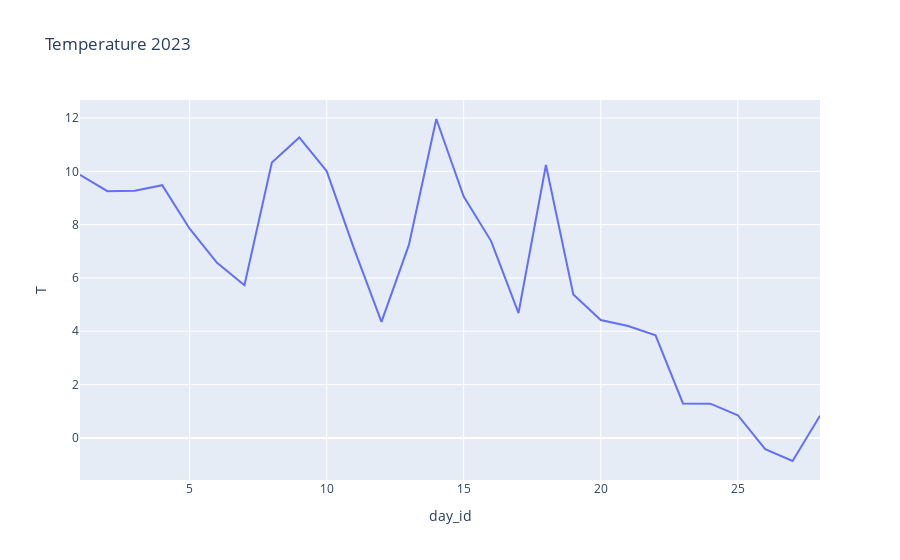
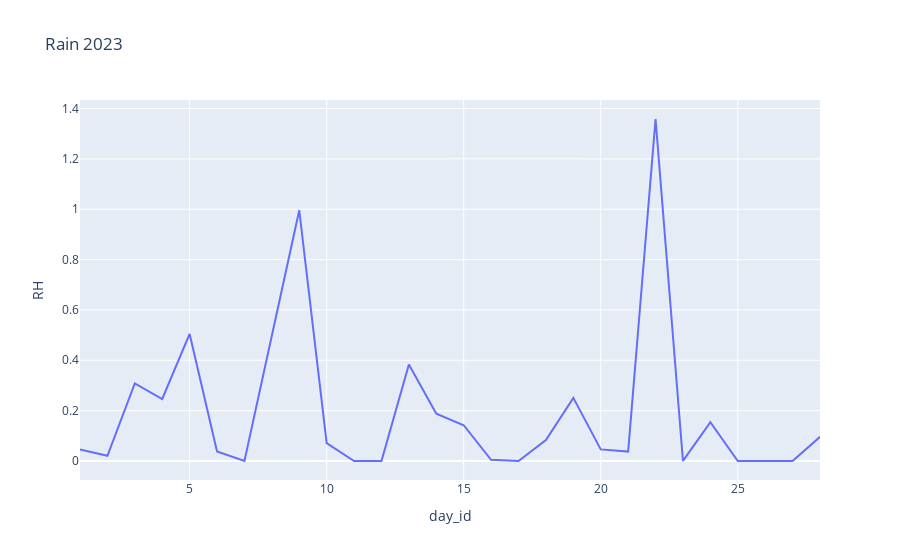
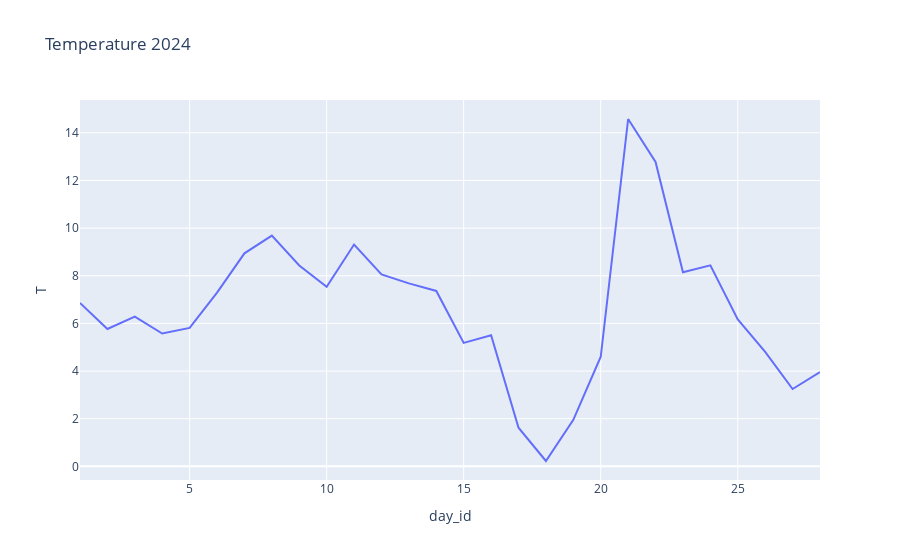
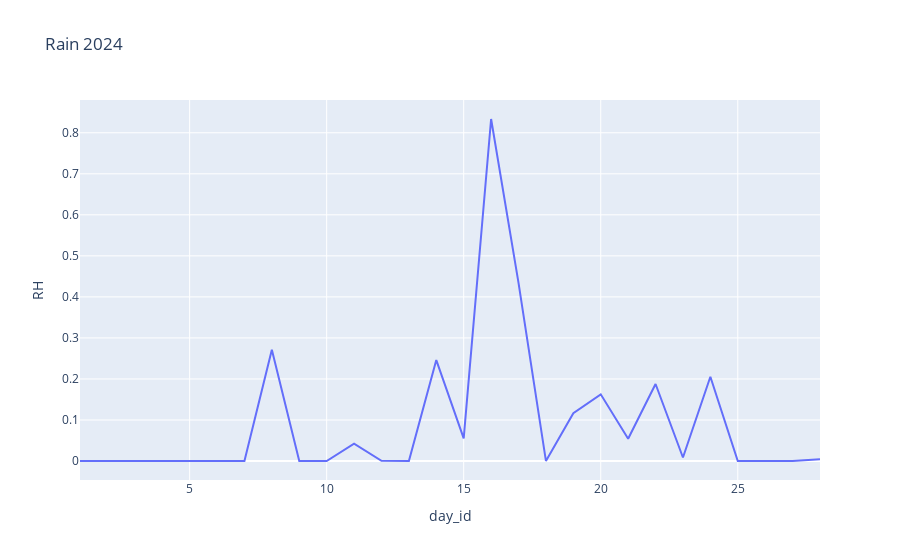

Write notebook code for charts like these, in order.
### Code cell
import plotly.express as px

temperature_2023 = px.line(daily_avr_2023_station, x = 'day_id', y = 'T', title = 'Temperature 2023') # , color = 'name'
temperature_2023.show()

rain_2023 = px.line(daily_avr_2023_station, x = 'day_id', y = 'RH', title = 'Rain 2023')
rain_2023.show()

temperature_2024 = px.line(daily_avr_2024_station, x = 'day_id', y = 'T', title = 'Temperature 2024')
temperature_2024.show()

rain_2024 = px.line(daily_avr_2024_station, x = 'day_id', y = 'RH', title = 'Rain 2024')
rain_2024.show()

### Figure 1 — Plotly figure (JSON) as saved in the notebook; plotly's stock layout.template omitted (floating-point values rounded to 4 significant figures)
{"data": [{"hovertemplate": "day_id=%{x}<br>T=%{y}<extra></extra>", "legendgroup": "", "line": {"color": "#636efa", "dash": "solid"}, "marker": {"symbol": "circle"}, "mode": "lines", "name": "", "orientation": "v", "showlegend": false, "type": "scatter", "x": [1, 2, 3, 4, 5, 6, 7, 8, 9, 10, 11, 12, 13, 14, 15, 16, 17, 18, 19, 20, 21, 22, 23, 24, 25, 26, 27, 28], "xaxis": "x", "y": [9.867, 9.254, 9.275, 9.479, 7.846, 6.567, 5.725, 10.33, 11.27, 10.01, 7.092, 4.35, 7.242, 11.96, 9.054, 7.383, 4.683, 10.24, 5.379, 4.421, 4.196, 3.85, 1.292, 1.283, 0.85, -0.4208, -0.8667, 0.8333], "yaxis": "y"}], "layout": {"legend": {"tracegroupgap": 0}, "title": {"text": "Temperature 2023"}, "xaxis": {"anchor": "y", "domain": [0, 1], "title": {"text": "day_id"}}, "yaxis": {"anchor": "x", "domain": [0, 1], "title": {"text": "T"}}}}

### Figure 2 — Plotly figure (JSON) as saved in the notebook; plotly's stock layout.template omitted (floating-point values rounded to 4 significant figures)
{"data": [{"hovertemplate": "day_id=%{x}<br>RH=%{y}<extra></extra>", "legendgroup": "", "line": {"color": "#636efa", "dash": "solid"}, "marker": {"symbol": "circle"}, "mode": "lines", "name": "", "orientation": "v", "showlegend": false, "type": "scatter", "x": [1, 2, 3, 4, 5, 6, 7, 8, 9, 10, 11, 12, 13, 14, 15, 16, 17, 18, 19, 20, 21, 22, 23, 24, 25, 26, 27, 28], "xaxis": "x", "y": [0.04583, 0.02083, 0.3083, 0.2462, 0.5046, 0.0375, 0.0, 0.4958, 0.9958, 0.07104, 0.0, 0.0, 0.3833, 0.1877, 0.1421, 0.004792, 0.0, 0.08354, 0.2506, 0.04604, 0.0375, 1.358, 0.0002083, 0.1544, 0.0, 0.0, 0.0, 0.09604], "yaxis": "y"}], "layout": {"legend": {"tracegroupgap": 0}, "title": {"text": "Rain 2023"}, "xaxis": {"anchor": "y", "domain": [0, 1], "title": {"text": "day_id"}}, "yaxis": {"anchor": "x", "domain": [0, 1], "title": {"text": "RH"}}}}

### Figure 3 — Plotly figure (JSON) as saved in the notebook; plotly's stock layout.template omitted (floating-point values rounded to 4 significant figures)
{"data": [{"hovertemplate": "day_id=%{x}<br>T=%{y}<extra></extra>", "legendgroup": "", "line": {"color": "#636efa", "dash": "solid"}, "marker": {"symbol": "circle"}, "mode": "lines", "name": "", "orientation": "v", "showlegend": false, "type": "scatter", "x": [1, 2, 3, 4, 5, 6, 7, 8, 9, 10, 11, 12, 13, 14, 15, 16, 17, 18, 19, 20, 21, 22, 23, 24, 25, 26, 27, 28], "xaxis": "x", "y": [6.858, 5.767, 6.288, 5.575, 5.812, 7.292, 8.942, 9.688, 8.429, 7.538, 9.308, 8.054, 7.679, 7.363, 5.183, 5.5, 1.621, 0.225, 1.954, 4.6, 14.58, 12.78, 8.15, 8.438, 6.171, 4.804, 3.246, 3.954], "yaxis": "y"}], "layout": {"legend": {"tracegroupgap": 0}, "title": {"text": "Temperature 2024"}, "xaxis": {"anchor": "y", "domain": [0, 1], "title": {"text": "day_id"}}, "yaxis": {"anchor": "x", "domain": [0, 1], "title": {"text": "T"}}}}

### Figure 4 — Plotly figure (JSON) as saved in the notebook; plotly's stock layout.template omitted (floating-point values rounded to 4 significant figures)
{"data": [{"hovertemplate": "day_id=%{x}<br>RH=%{y}<extra></extra>", "legendgroup": "", "line": {"color": "#636efa", "dash": "solid"}, "marker": {"symbol": "circle"}, "mode": "lines", "name": "", "orientation": "v", "showlegend": false, "type": "scatter", "x": [1, 2, 3, 4, 5, 6, 7, 8, 9, 10, 11, 12, 13, 14, 15, 16, 17, 18, 19, 20, 21, 22, 23, 24, 25, 26, 27, 28], "xaxis": "x", "y": [0.0, 0.0, 0.0002083, 0.0, 0.0, 0.0, 0.0, 0.2713, 0.0, 0.0, 0.04208, 0.000625, 0.0002083, 0.246, 0.05521, 0.8335, 0.434, 0.0002083, 0.1167, 0.1625, 0.05417, 0.1877, 0.008542, 0.2052, 0.0, 0.0, 0.0, 0.004167], "yaxis": "y"}], "layout": {"legend": {"tracegroupgap": 0}, "title": {"text": "Rain 2024"}, "xaxis": {"anchor": "y", "domain": [0, 1], "title": {"text": "day_id"}}, "yaxis": {"anchor": "x", "domain": [0, 1], "title": {"text": "RH"}}}}
